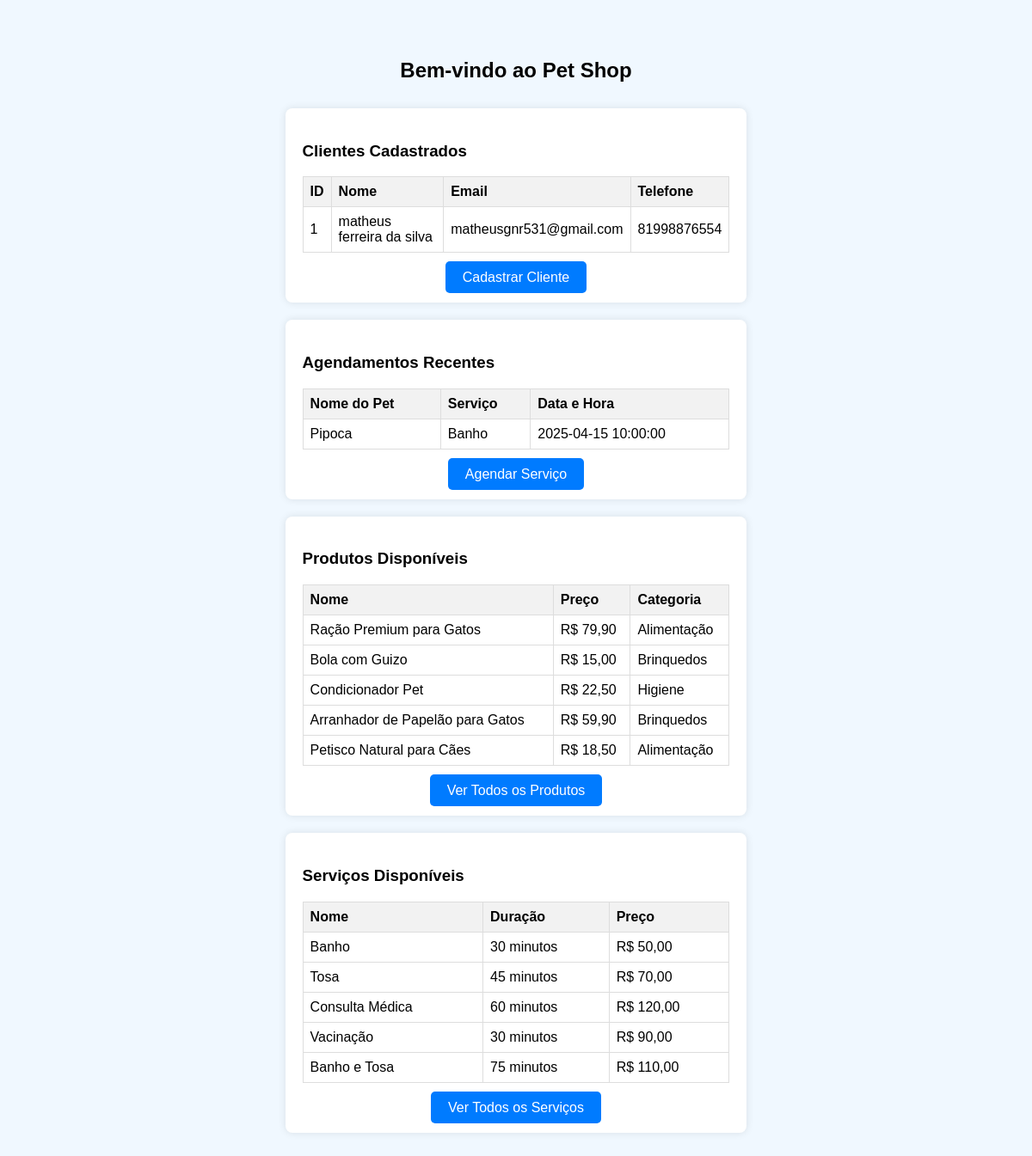
The page / on the database its author committed.
### tables this page shows
CREATE TABLE `clientes` (
  `id_cliente` int(11) NOT NULL,
  `nome` varchar(100) NOT NULL,
  `email` varchar(100) NOT NULL,
  `senha` varchar(255) NOT NULL,
  `telefone` varchar(20) DEFAULT NULL,
  `endereco` text DEFAULT NULL
);

CREATE TABLE `agendamentos` (
  `id_agendamento` int(11) NOT NULL,
  `id_cliente` int(11) DEFAULT NULL,
  `id_pet` int(11) DEFAULT NULL,
  `id_servico` int(11) DEFAULT NULL,
  `data_hora` datetime NOT NULL,
  `status` varchar(20) DEFAULT 'pendente',
  `nome_pet` varchar(100) DEFAULT NULL,
  `nome_dono` varchar(100) DEFAULT NULL,
  `telefone` varchar(100) DEFAULT NULL,
  `servico` varchar(100) DEFAULT NULL
);

CREATE TABLE `produtos` (
  `id_produto` int(11) NOT NULL,
  `nome` varchar(100) DEFAULT NULL,
  `categoria` varchar(100) NOT NULL,
  `descricao` text DEFAULT NULL,
  `preco` decimal(10,2) NOT NULL,
  `imagem_url` varchar(255) DEFAULT NULL
);

CREATE TABLE `servicos` (
  `id_servico` int(11) NOT NULL,
  `nome` varchar(100) NOT NULL,
  `descricao` text DEFAULT NULL,
  `preco` decimal(10,2) NOT NULL,
  `duracao_minutos` int(11) DEFAULT NULL
);

### index.php (the view, shortened to what this page needs)
<?php
require_once __DIR__ . '/includes/conexao.php';
$clientes_sql = "SELECT * FROM clientes LIMIT 5";
$clientes_result = $conn->query($clientes_sql);
$agendamentos_sql = "SELECT * FROM agendamentos ORDER BY data_hora DESC LIMIT 5";
$agendamentos_result = $conn->query($agendamentos_sql);
$produtos_sql = "SELECT * FROM produtos LIMIT 5";
$produtos_result = $conn->query($produtos_sql);
$servicos_sql = "SELECT * FROM servicos";
$servicos_result = $conn->query($servicos_sql);
?>
<!DOCTYPE html>
<html lang="pt-br">
<head>
</head>
<body>
    <h2>Bem-vindo ao Pet Shop</h2>
    <div class="container">
        <div class="section">
            <h3>Clientes Cadastrados</h3>
            <table>
                <tr>
                    <th>ID</th>
                    <th>Nome</th>
                    <th>Email</th>
                    <th>Telefone</th>
                </tr>
                <?php while ($cliente = $clientes_result->fetch_assoc()) { ?>
                    <tr>
                        <td><?php echo $cliente['id_cliente']; ?></td>
                        <td><?php echo $cliente['nome']; ?></td>
                        <td><?php echo $cliente['email']; ?></td>
                        <td><?php echo $cliente['telefone']; ?></td>
                    </tr>
                <?php } ?>
            </table>
            <div class="link"><a href="pages/cadastro_clientes.php">Cadastrar Cliente</a>
            </div>
        </div>
        <div class="section">
            <h3>Agendamentos Recentes</h3>
            <table>
                <tr>
                    <th>Nome do Pet</th>
                    <th>Serviço</th>
                    <th>Data e Hora</th>
                </tr>
                <?php while ($agendamento = $agendamentos_result->fetch_assoc()) { ?>
                    <tr>
                        <td><?php echo $agendamento['nome_pet']; ?></td>
                        <td><?php echo $agendamento['servico']; ?></td>
                        <td><?php echo $agendamento['data_hora']; ?></td>
                    </tr>
                <?php } ?>
            </table>
            <div class="link"><a href="pages/agendamento.php">Agendar Serviço</a></div>
        </div>
    </div>
    <div class="container">
        <div class="section">
            <h3>Produtos Disponíveis</h3>
            <table>
                <tr>
                    <th>Nome</th>
                    <th>Preço</th>
                    <th>Categoria</th>
                </tr>
                <?php while ($produto = $produtos_result->fetch_assoc()) { ?>
                    <tr>
                        <td><?php echo $produto['nome']; ?></td>
                        <td>R$ <?php echo number_format($produto['preco'], 2, ',', '.'); ?></td>
                        <td><?php echo $produto['categoria']; ?></td>
                    </tr>
                <?php } ?>
            </table>
            <div class="link"><a href="pages/produtos.php">Ver Todos os Produtos</a></div>
        </div>
        <div class="section">
            <h3>Serviços Disponíveis</h3>
            <table>
                <tr>
                    <th>Nome</th>
                    <th>Duração</th>
                    <th>Preço</th>
                </tr>
                <?php while ($servico = $servicos_result->fetch_assoc()) { ?>
                    <tr>
                        <td><?php echo $servico['nome']; ?></td>
                        <td><?php echo $servico['duracao_minutos']; ?> minutos</td>
                        <td>R$ <?php echo number_format($servico['preco'], 2, ',', '.'); ?></td>
                    </tr>
                <?php } ?>
            </table>
            <div class="link"><a href="pages/servicos.php">Ver Todos os Serviços</a></div>
            </div>
    </div>
</body>
</html>

### index.php (style rules this page uses)
body { font-family: Arial, sans-serif; padding: 40px; background-color: #f0f8ff; }
h2 { text-align: center; }
.container { display: flex; justify-content: space-around; flex-wrap: wrap; }
.section { background-color: #fff; padding: 20px; border-radius: 8px; box-shadow: 0 0 10px rgba(0,0,0,0.1); width: 45%; margin: 10px; }
table { width: 100%; border-collapse: collapse; }
th, td { padding: 8px; text-align: left; border: 1px solid #ddd; }
th { background-color: #f2f2f2; }
.link { text-align: center; margin-top: 20px; }
.link a { padding: 10px 20px; background-color: #007BFF; color: white; text-decoration: none; border-radius: 5px; }

### rows shown on the page
clientes: id_cliente "1", nome "matheus ferreira da silva", email "matheusgnr531@gmail.com", telefone "81998876554"
agendamentos: nome_pet "Pipoca", servico "Banho", data_hora "2025-04-15 10:00:00"
produtos: nome "Ração Premium para Gatos", preco "79,90", categoria "Alimentação"
produtos: nome "Bola com Guizo", preco "15,00", categoria "Brinquedos"
produtos: nome "Condicionador Pet", preco "22,50", categoria "Higiene"
produtos: nome "Arranhador de Papelão para Gatos", preco "59,90", categoria "Brinquedos"
produtos: nome "Petisco Natural para Cães", preco "18,50", categoria "Alimentação"
servicos: nome "Banho", duracao_minutos "30", preco "50,00"
servicos: nome "Tosa", duracao_minutos "45", preco "70,00"
servicos: nome "Consulta Médica", duracao_minutos "60", preco "120,00"
servicos: nome "Vacinação", duracao_minutos "30", preco "90,00"
servicos: nome "Banho e Tosa", duracao_minutos "75", preco "110,00"
